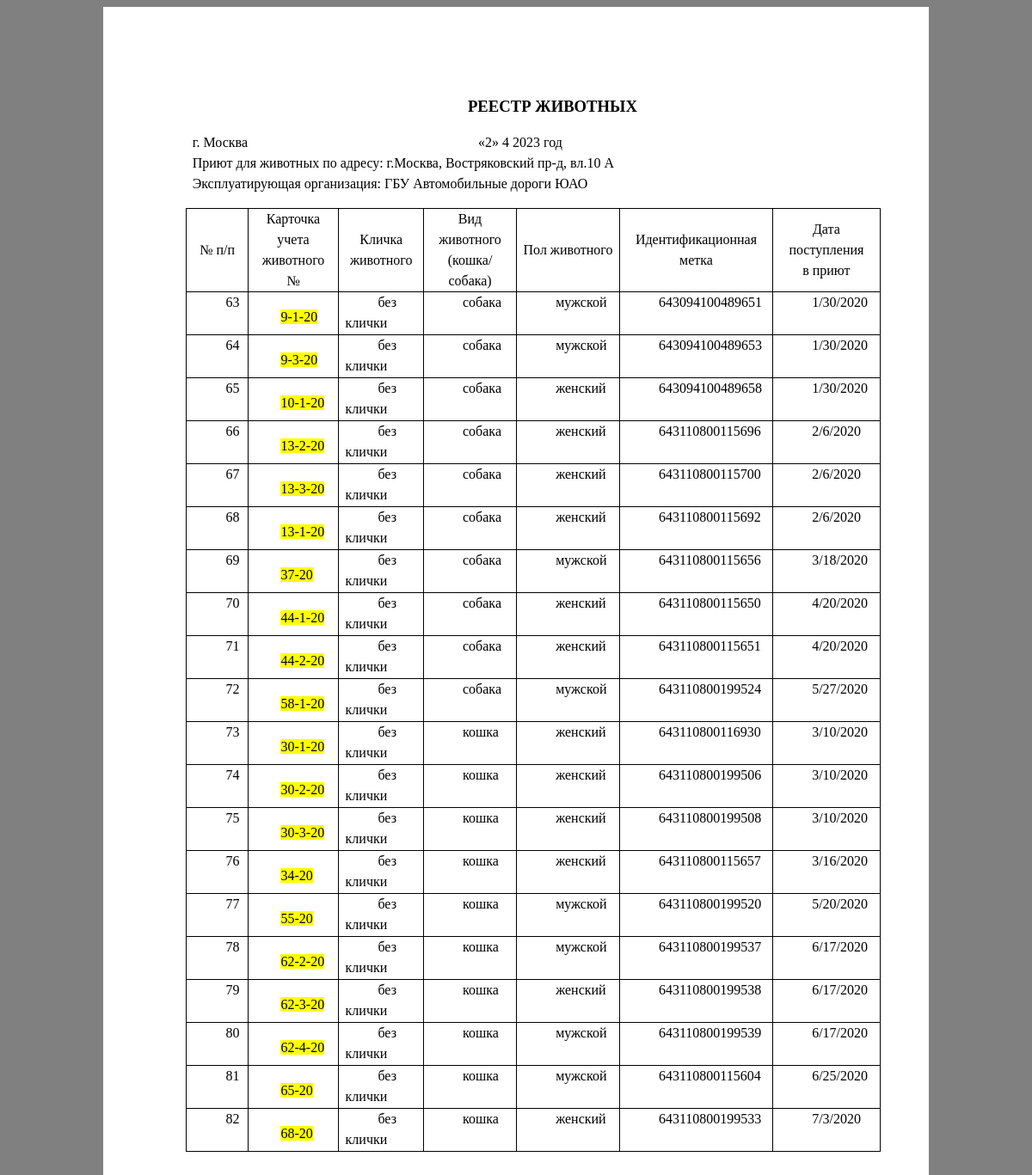
Page /pril4_for_vostr.php on the committed database.
### pril4_for_vostr.php (the view, shortened to what this page needs)
<html>
<?php
require_once('ConnectDB.php');
$sql = "SELECT * FROM `TABLE 1` WHERE `адрес приюта` LIKE '%Востряковский%' ";
$result = mysqli_query($connect, $sql);
?>
<head>
</head>
<body style="background-color:gray;">
	<div class="c24" style="width:800; height:1331; background-color:white;   margin: auto;">
		<p class="c22"><span class="c23">РЕЕСТР ЖИВОТНЫХ</span></p>
		<p class="c16" id="h.gjdgxs"><span class="c9"></span></p>
		<p class="c10"><span class="c3">г. Москва
		<?php
		$today = getdate();
		echo "«",$today['mday'],"»        ",$today['mon'],"       ",$today['year'],"  год";?></span></p>
		<p class="c10"><span class="c3"><?php
		echo	"Приют для животных по адресу: г.Москва, Востряковский пр-д, вл.10 А" ?></span></p>
		<p class="c10"><span class="c3"><?php
		echo "Эксплуатирующая организация: ГБУ Автомобильные дороги ЮАО" ?></span></p>
		<p class="c0"><span class="c3"></span></p><a id="t.43100d12c1eff6a5d3b3e8719d279bee0baf432d"></a><a id="t.0"></a>
		<table class="c5">
			<tbody>
				<tr class="c21">
					<td class="c15" colspan="1" rowspan="1">
						<p class="c14"><span class="c3">№ п/п</span></p>
					</td>
					<td class="c18" colspan="1" rowspan="1">
						<p class="c14"><span>Карточка учета животного №</span></p>
					</td>
					<td class="c20" colspan="1" rowspan="1">
						<p class="c14"><span class="c3">Кличка животного</span></p>
					</td>
					<td class="c17" colspan="1" rowspan="1">
						<p class="c14"><span class="c3">Вид животного (кошка/собака)</span></p>
					</td>
					<td class="c20" colspan="1" rowspan="1">
						<p class="c14"><span class="c3">Пол животного</span></p>
					</td>
					<td class="c19" colspan="1" rowspan="1">
						<p class="c14"><span class="c3">Идентификационная метка</span></p>
					</td>
					<td class="c20" colspan="1" rowspan="1">
						<p class="c14"><span class="c3">Дата поступления</span></p>
						<p class="c14"><span class="c3">в приют</span></p>
					</td>
				</tr>
				<?php while($row = mysqli_fetch_assoc($result)) {?>
				<tr class="c12">
					<td class="c13" colspan="1" rowspan="1">
						<p class="c0"><span class="c3"><?php echo $row['п/п']; ?></span></p>
					</td>
					<td class="c1" colspan="1" rowspan="1">
						<p class="c0"><span class="c3 c11"><?php echo $row['карточка учета животного №']; ?></span><p>
					</td>
					<td class="c8" colspan="1" rowspan="1">
						<p class="c0"><span class="c3"><?php echo $row['кличка']; ?></span></p>
					</td>
					<td class="c4" colspan="1" rowspan="1">
						<p class="c0"><span class="c3"></span><?php echo $row['вид']; ?></p>
					</td>
					<td class="c8" colspan="1" rowspan="1">
						<p class="c0"><span class="c3"></span><?php echo $row['пол']; ?></p>
					</td>
					<td class="c8" height = 50pt colspan="1" rowspan="1">
						<p class="c0"><span class="c3"></span><?php echo $row['идентификационная метка']; ?></p>
					</td>
					<td class="c8" colspan="1" rowspan="1">
						<p class="c0"><span class="c3"></span><?php echo $row['дата поступления в приют']; ?></p>
					</td>
				<?php } ?>
			</tbody>
		</table>
		<p class="c25"><span class="c9"></span></p>
	</div>
</body>
</html>

### rows in the picture
table 1: value "63", value "9-1-20", кличка "без клички", вид "собака", пол "мужской", идентификационная метка "643094100489651", дата поступления в приют "1/30/2020"
table 1: value "64", value "9-3-20", кличка "без клички", вид "собака", пол "мужской", идентификационная метка "643094100489653", дата поступления в приют "1/30/2020"
table 1: value "65", value "10-1-20", кличка "без клички", вид "собака", пол "женский", идентификационная метка "643094100489658", дата поступления в приют "1/30/2020"
table 1: value "66", value "13-2-20", кличка "без клички", вид "собака", пол "женский", идентификационная метка "643110800115696", дата поступления в приют "2/6/2020"
table 1: value "67", value "13-3-20", кличка "без клички", вид "собака", пол "женский", идентификационная метка "643110800115700", дата поступления в приют "2/6/2020"
table 1: value "68", value "13-1-20", кличка "без клички", вид "собака", пол "женский", идентификационная метка "643110800115692", дата поступления в приют "2/6/2020"
table 1: value "69", value "37-20", кличка "без клички", вид "собака", пол "мужской", идентификационная метка "643110800115656", дата поступления в приют "3/18/2020"
table 1: value "70", value "44-1-20", кличка "без клички", вид "собака", пол "женский", идентификационная метка "643110800115650", дата поступления в приют "4/20/2020"
table 1: value "71", value "44-2-20", кличка "без клички", вид "собака", пол "женский", идентификационная метка "643110800115651", дата поступления в приют "4/20/2020"
table 1: value "72", value "58-1-20", кличка "без клички", вид "собака", пол "мужской", идентификационная метка "643110800199524", дата поступления в приют "5/27/2020"
table 1: value "73", value "30-1-20", кличка "без клички", вид "кошка", пол "женский", идентификационная метка "643110800116930", дата поступления в приют "3/10/2020"
table 1: value "74", value "30-2-20", кличка "без клички", вид "кошка", пол "женский", идентификационная метка "643110800199506", дата поступления в приют "3/10/2020"
table 1: value "75", value "30-3-20", кличка "без клички", вид "кошка", пол "женский", идентификационная метка "643110800199508", дата поступления в приют "3/10/2020"
table 1: value "76", value "34-20", кличка "без клички", вид "кошка", пол "женский", идентификационная метка "643110800115657", дата поступления в приют "3/16/2020"
table 1: value "77", value "55-20", кличка "без клички", вид "кошка", пол "мужской", идентификационная метка "643110800199520", дата поступления в приют "5/20/2020"
table 1: value "78", value "62-2-20", кличка "без клички", вид "кошка", пол "мужской", идентификационная метка "643110800199537", дата поступления в приют "6/17/2020"
table 1: value "79", value "62-3-20", кличка "без клички", вид "кошка", пол "женский", идентификационная метка "643110800199538", дата поступления в приют "6/17/2020"
table 1: value "80", value "62-4-20", кличка "без клички", вид "кошка", пол "мужской", идентификационная метка "643110800199539", дата поступления в приют "6/17/2020"
table 1: value "81", value "65-20", кличка "без клички", вид "кошка", пол "мужской", идентификационная метка "643110800115604", дата поступления в приют "6/25/2020"
table 1: value "82", value "68-20", кличка "без клички", вид "кошка", пол "женский", идентификационная метка "643110800199533", дата поступления в приют "7/3/2020"

### other values in the picture
$today['mday'] "2"
$today['mon'] "4"
$today['year'] "2023"
